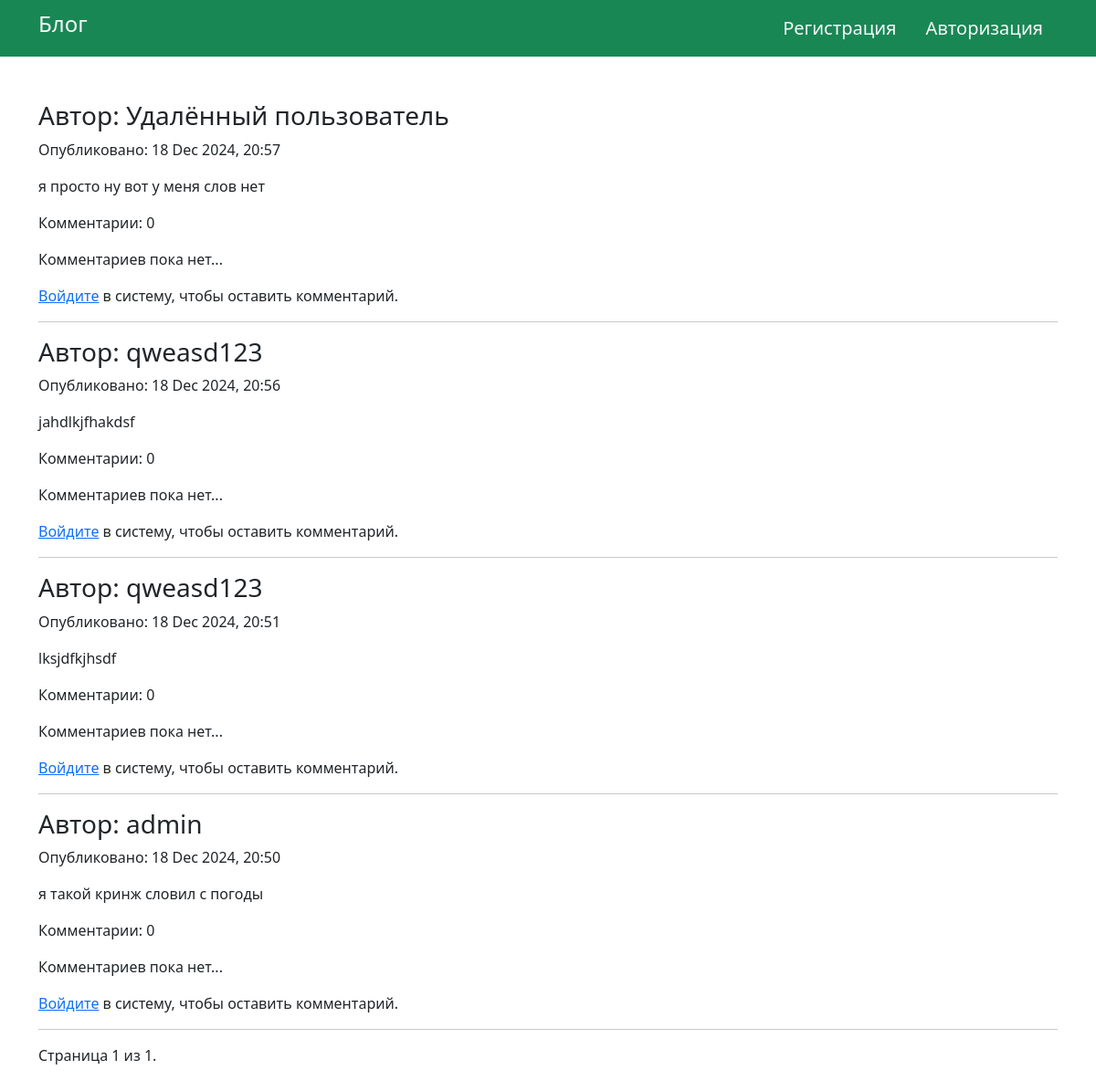
The page /blog/ on the database as committed earlier.
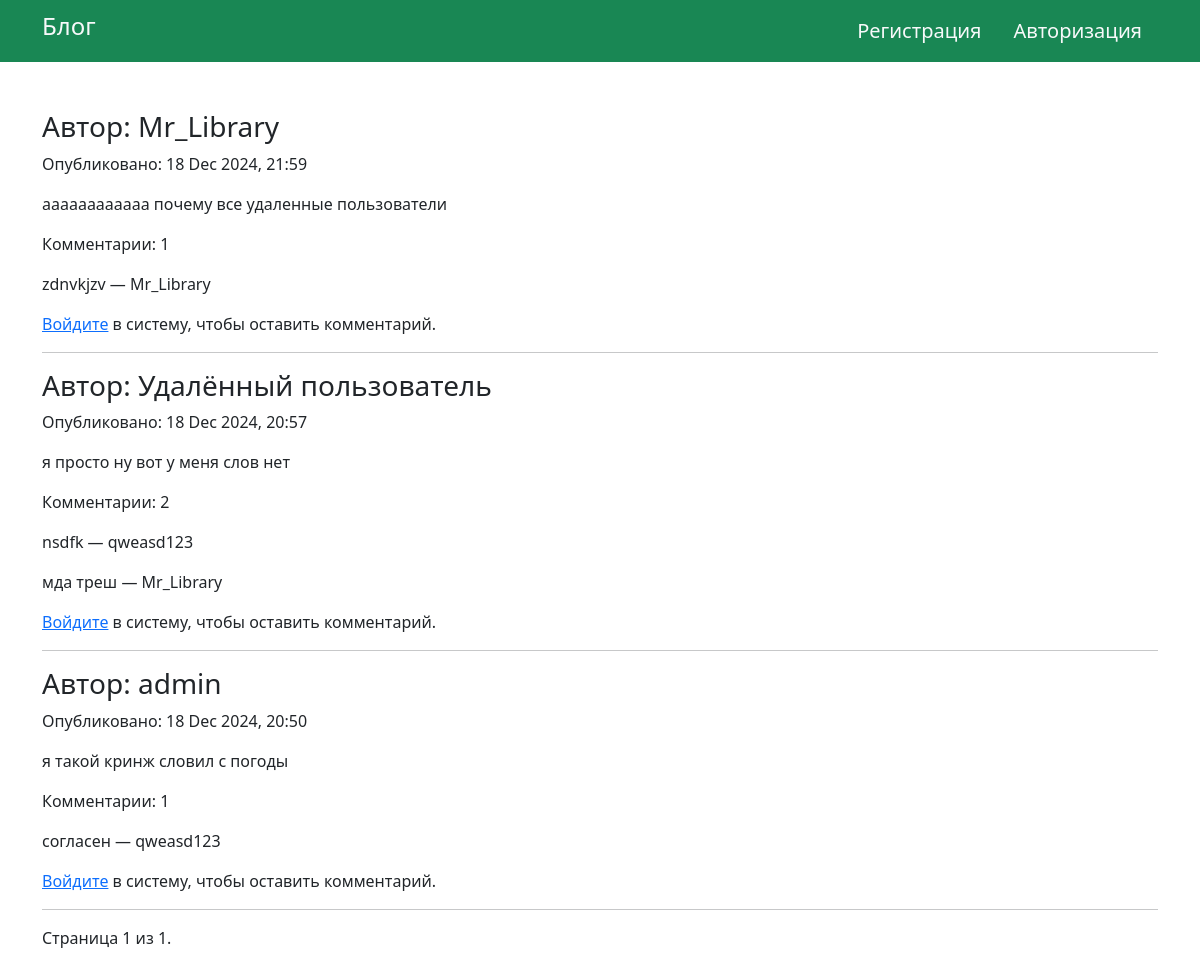
The same page on the database as committed later.
### blog/models.py (models this page shows, shortened)
class Post(models.Model):
    author = models.ForeignKey(CustomUser, on_delete=models.SET_NULL, null=True, blank=True, related_name='posts')
    content = models.TextField()
    created_at = models.DateTimeField(default=timezone.now)
    updated_at = models.DateTimeField(auto_now=True)
    likes = models.ManyToManyField(CustomUser, related_name='liked_posts', blank=True)

class CustomUser(AbstractUser):
    username = models.CharField(max_length=150, unique=True)
    avatar = models.ImageField(upload_to='avatars/', blank=True, null=True)
    bio = models.TextField(blank=True)
    email = models.EmailField(max_length=150, verbose_name='Email', unique=True)
    password = models.CharField(max_length=150, verbose_name='Пароль')
    USERNAME_FIELD = 'username'
    REQUIRED_FIELDS = ['email', 'avatar']

class Comment(models.Model):
    post = models.ForeignKey(Post, on_delete=models.CASCADE, related_name='comments')
    author = models.ForeignKey(CustomUser, on_delete=models.CASCADE, null=True)
    content = models.TextField()
    created_at = models.DateTimeField(default=timezone.now)
    updated_at = models.DateTimeField(auto_now=True)

### blog/views.py (the view)
# urls.py: path('', views.home, name='home'),
def home(request):
    posts = Post.objects.all().order_by('-created_at')
    paginator = Paginator(posts, 50)
    page_number = request.GET.get('page')
    page_obj = paginator.get_page(page_number)
    comment_count = [
        {
            "post": post,
            'comments_count': post.comments.count()
        }
        for post in page_obj.object_list
    ]
    comment_form = CommentForm()
    return render(request, "blog/home.html", {
        "posts": posts,
        "page_obj": page_obj,
        "comment_count": comment_count,
        "comment_form": comment_form,
    })

### blog/templates/blog/home.html (shortened to what this page needs)
{% extends 'main.html' %}
{% block content %}
{% for post in page_obj %}
  <div class="post">
    <h3>Автор: {{ post.author.username|default:"Удалённый пользователь" }}</h3>
    <p>Опубликовано: {{ post.created_at|date:"d M Y, H:i" }}</p>
    <p>{{ post.content }}</p>
    <p>Комментарии: {{ post.comments.count }}</p>
    {% for comment in post.comments.all %}
        <p>{{ comment.content }} — {{ comment.author.username|default:"Удалённый пользователь" }}</p>
      {% empty %}
      <p>Комментариев пока нет...</p>
    {% endfor %}
    {% if user.is_authenticated %}
        <h5>Добавить комментарий</h5>
        <form method="post" class="form py-3" action="{% url 'blog:add_comment' post.id %}">
            {% csrf_token %}
            {{ comment_form.as_p }}
            <button type="submit" class="btn btn-success">Отправить комментарий</button>
        </form>
    {% else %}
        <p><a href="{% url 'blog:login' %}">Войдите</a> в систему, чтобы оставить комментарий.</p>
    {% endif %}
  </div>
  <hr>
{% endfor %}
<div class="pagination">
    <div class="step-links">
        <span class="current">
            Страница {{ page_obj.number }} из {{ page_obj.paginator.num_pages }}.
        </span>
    </div>
</div>
{% endblock %}

### blog/templates/main.html (shortened to what this page needs)
<!DOCTYPE html>
{% load static %}
<html lang="en">
<head>
    {% load bootstrap5 %}
    {% bootstrap_css %}
    <link rel="stylesheet" href="{% static 'css/style.css' %}">
</head>
<body>
<header class="bg-success">
    <div class="container d-flex align-center justify-content-between py-2">
        <a href="{% url 'blog:home' %}" class="nav-link link-light fs-4">Блог</a>
        <nav class="nav">
            {% if not user.is_authenticated %}
                <a class="nav-link link-light fs-5" href="{% url 'blog:register' %}">Регистрация</a>
                <a class="nav-link link-light fs-5" href="{% url 'blog:login' %}">Авторизация</a>
            {% else %}
                <a class="nav-link link-light fs-5" href="{% url 'blog:create_post' %}">Создать пост</a>
                <a class="nav-link link-light fs-5" href="{% url 'blog:profile' username=user.username %}">Профиль</a>
                <a class="nav-link link-light fs-5" href="{% url 'blog:logout' %}">Выйти из аккаунта</a>
            {% endif %}
        </nav>
    </div>
</header>
<main>
    <div class="container py-5">
        {% block content %}{% endblock %}
    </div>
</main>
</body>
</html>

Rows that differ between the two databases and show on the page:
removed Post: author.username "qweasd123", created_at "18 Dec 2024, 20:56", content "jahdlkjfhakdsf", comments.count "0"
removed Post: author.username "qweasd123", created_at "18 Dec 2024, 20:51", content "lksjdfkjhsdf", comments.count "0"
added Post: author.username "Mr_Library", created_at "18 Dec 2024, 21:59", content "аааааааааааа почему все удаленные пользователи", comments.count "1"
added Comment: content "zdnvkjzv", author.username "Mr_Library"
shown differently, row unchanged: Post "Удалённый пользователь": comments.count "0" → "2"; no longer shows "Комментариев пока нет..."
added Comment: content "nsdfk", author.username "qweasd123", shown under Post "Удалённый пользователь"
added Comment: content "мда треш", author.username "Mr_Library", shown under Post "Удалённый пользователь"
shown differently, row unchanged: Post "18 Dec 2024, 20:50": comments.count "0" → "1"; no longer shows "Комментариев пока нет..."
added Comment: content "согласен", author.username "qweasd123", shown under Post "18 Dec 2024, 20:50"
